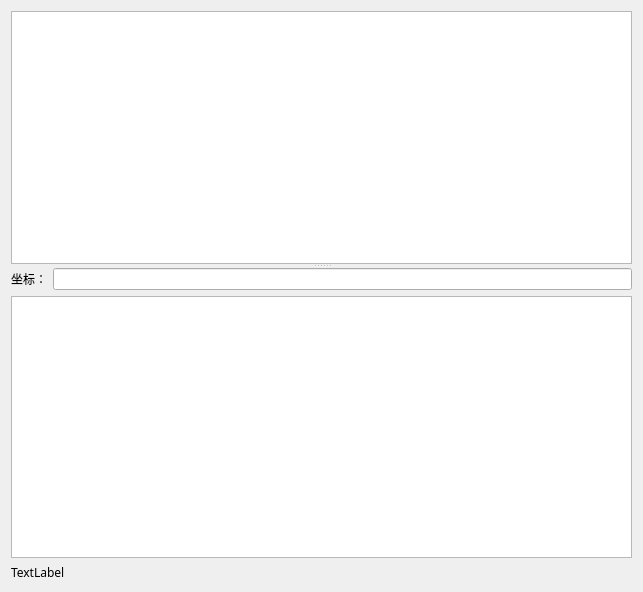
<?xml version="1.0" encoding="UTF-8"?>
<ui version="4.0">
 <class>identifyResult</class>
 <widget class="QWidget" name="identifyResult">
  <property name="geometry">
   <rect>
    <x>0</x>
    <y>0</y>
    <width>643</width>
    <height>592</height>
   </rect>
  </property>
  <property name="windowTitle">
   <string>Form</string>
  </property>
  <layout class="QHBoxLayout" name="horizontalLayout_2">
   <item>
    <layout class="QVBoxLayout" name="verticalLayout_2">
     <item>
      <widget class="CollapsibleSplitter" name="splitter">
       <property name="orientation">
        <enum>Qt::Vertical</enum>
       </property>
       <widget class="QTreeWidget" name="tree_result">
        <property name="indentation">
         <number>20</number>
        </property>
        <property name="columnCount">
         <number>1</number>
        </property>
        <attribute name="headerVisible">
         <bool>false</bool>
        </attribute>
        <column>
         <property name="text">
          <string notr="true">1</string>
         </property>
        </column>
       </widget>
       <widget class="QWidget" name="layoutWidget">
        <layout class="QVBoxLayout" name="verticalLayout">
         <item>
          <layout class="QHBoxLayout" name="horizontalLayout">
           <item>
            <widget class="QLabel" name="label">
             <property name="font">
              <font>
               <family>微软雅黑</family>
              </font>
             </property>
             <property name="text">
              <string>坐标：</string>
             </property>
            </widget>
           </item>
           <item>
            <widget class="QLineEdit" name="lineEdit"/>
           </item>
          </layout>
         </item>
         <item>
          <widget class="QTableWidget" name="tlb_result"/>
         </item>
        </layout>
       </widget>
      </widget>
     </item>
     <item>
      <widget class="QLabel" name="lbl_identifyInfo">
       <property name="sizePolicy">
        <sizepolicy hsizetype="Preferred" vsizetype="Fixed">
         <horstretch>0</horstretch>
         <verstretch>0</verstretch>
        </sizepolicy>
       </property>
       <property name="font">
        <font>
         <family>微软雅黑</family>
         <pointsize>9</pointsize>
        </font>
       </property>
       <property name="text">
        <string>TextLabel</string>
       </property>
      </widget>
     </item>
    </layout>
   </item>
  </layout>
 </widget>
 <customwidgets>
  <customwidget>
   <class>CollapsibleSplitter</class>
   <extends>QSplitter</extends>
   <header>widgets.CollapsibleSplitter.h</header>
   <container>1</container>
  </customwidget>
 </customwidgets>
 <resources/>
 <connections/>
</ui>
